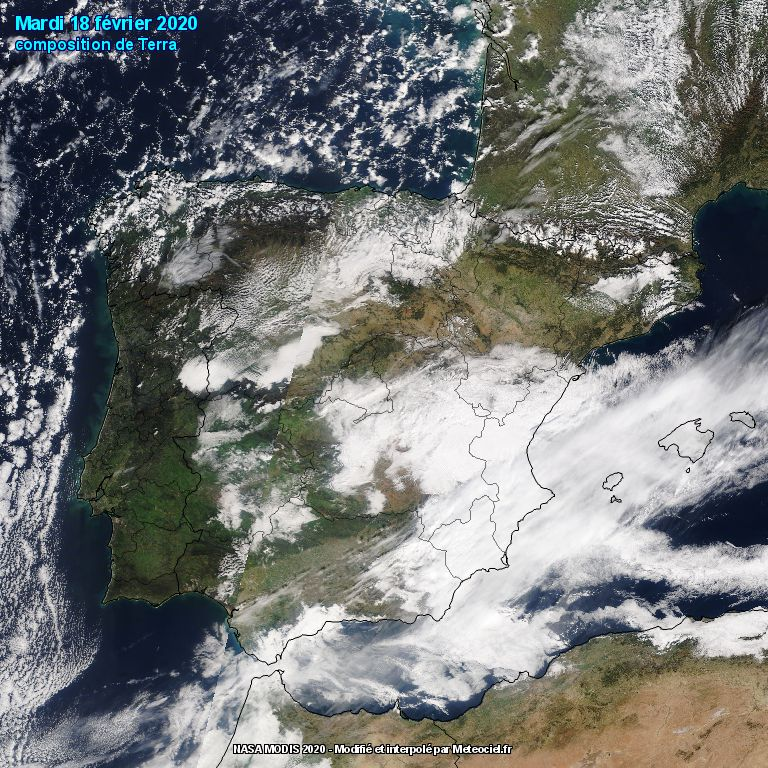
#> input picture terrasp.jpg, 768 x 768 px
$ python objsplit.py
#> lines starting #> are read from the running program, lines starting #| are printed output that depends on the picture

# coding: utf-8

# OBJECT SPLITTER (OBJSPLIT) - NATIVE VERSION -
# -----------------------------------------------------------------------------------------------------------------------------
# Author: Antonio Oliver Gelabert (ORCID : http://orcid.org/0000-0001-8571-2733)
# -----------------------------------------------------------------------------------------------------------------------------

import time
import os
import sys
import cv2
import numpy as np
import matplotlib.pyplot as plt
import warnings

dirstr=str(round(time.time()))
os.mkdir("out_"+dirstr)
os.mkdir("out_"+dirstr+"/split")

f2 = open("out_"+dirstr+"/"+dirstr+"_ind_data.txt", 'w')
f2.write('ID,L(km),W(km),Area(km2),perimeter(km),xc,yc\n')

fname_sb='terrasp.jpg'
img = cv2.imread(fname_sb)
#> img is the input picture: shape (768, 768, 3); mean B, G, R 119.2, 120.1, 117.7

scale=3   # pix/km
tresh_8b_min=150
tresh_8b_max=255
filtareamin=5000/(scale*scale)  # in km2
filtareamax=999999999/(scale*scale) #np.size(img)/(3)

#tresh_bin=int(round(tresh_8b/100*255))#84 #84 (33%), 102 (40%) , 114 (45%)
font = cv2.FONT_HERSHEY_SIMPLEX

gray = cv2.cvtColor(img, cv2.COLOR_BGR2GRAY)
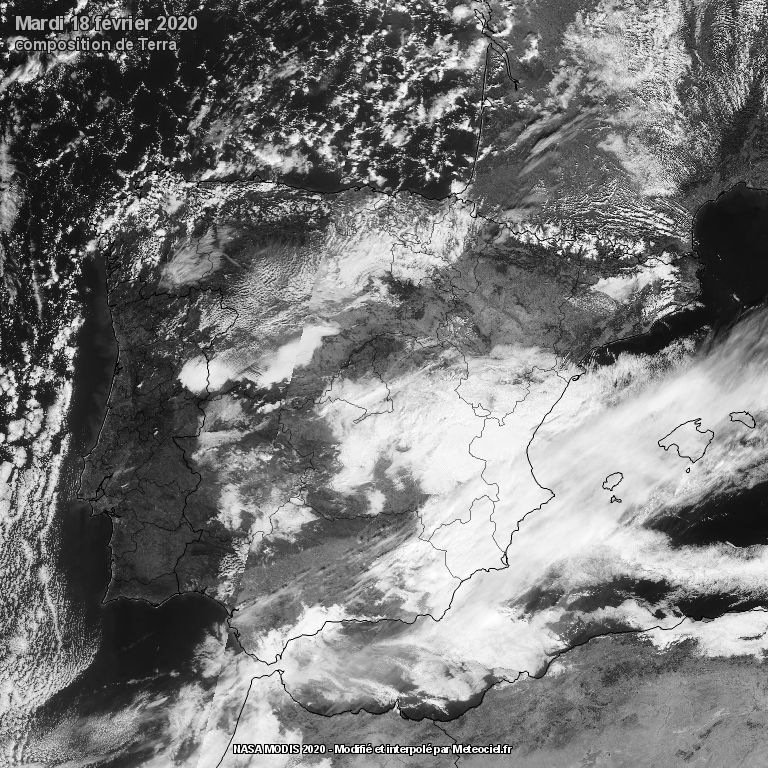
#> gray: shape (768, 768); min 0, max 255, mean 119.3
#> (the run stopped early here; a loop or call above may not have finished)
